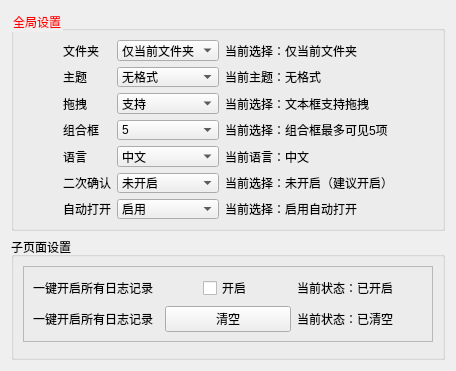
     <widget class="QWidget" name="Preference">
      <attribute name="icon">
       <iconset resource="Resource/ico.qrc">
        <normaloff>:/ico/pictures/icos/DM_20230815124713_017.png</normaloff>:/ico/pictures/icos/DM_20230815124713_017.png</iconset>
      </attribute>
      <attribute name="title">
       <string>设置</string>
      </attribute>
      <layout class="QVBoxLayout" name="verticalLayout_2">
       <item>
        <widget class="QGroupBox" name="groupBox_5">
         <property name="maximumSize">
          <size>
           <width>16777215</width>
           <height>220</height>
          </size>
         </property>
         <property name="styleSheet">
          <string notr="true">QGroupBox{
	color: rgb(255, 0, 0);
}</string>
         </property>
         <property name="title">
          <string>全局设置</string>
         </property>
         <layout class="QGridLayout" name="gridLayout_9">
          <item row="0" column="1">
           <widget class="QLabel" name="label_29">
            <property name="text">
             <string>文件夹</string>
            </property>
           </widget>
          </item>
          <item row="2" column="1">
           <widget class="QLabel" name="label_33">
            <property name="text">
             <string>拖拽</string>
            </property>
           </widget>
          </item>
          <item row="1" column="4">
           <spacer name="horizontalSpacer_3">
            <property name="orientation">
             <enum>Qt::Horizontal</enum>
            </property>
            <property name="sizeHint" stdset="0">
             <size>
              <width>40</width>
              <height>20</height>
             </size>
            </property>
           </spacer>
          </item>
          <item row="4" column="3">
           <widget class="QLabel" name="label_lang">
            <property name="text">
             <string>当前语言：中文</string>
            </property>
           </widget>
          </item>
          <item row="1" column="3">
           <widget class="QLabel" name="label_theme">
            <property name="text">
             <string>当前主题：无格式</string>
            </property>
           </widget>
          </item>
          <item row="4" column="2">
           <widget class="QComboBox" name="set_comBox_lang">
            <item>
             <property name="text">
              <string>中文</string>
             </property>
            </item>
            <item>
             <property name="text">
              <string>English</string>
             </property>
            </item>
           </widget>
          </item>
          <item row="3" column="2">
           <widget class="QComboBox" name="set_comBox_combo_number">
            <property name="currentText">
             <string>5</string>
            </property>
            <property name="currentIndex">
             <number>4</number>
            </property>
            <item>
             <property name="text">
              <string>1</string>
             </property>
            </item>
            <item>
             <property name="text">
              <string>2</string>
             </property>
            </item>
            <item>
             <property name="text">
              <string>3</string>
             </property>
            </item>
            <item>
             <property name="text">
              <string>4</string>
             </property>
            </item>
            <item>
             <property name="text">
              <string>5</string>
             </property>
            </item>
            <item>
             <property name="text">
              <string>6</string>
             </property>
            </item>
            <item>
             <property name="text">
              <string>7</string>
             </property>
            </item>
            <item>
             <property name="text">
              <string>8</string>
             </property>
            </item>
            <item>
             <property name="text">
              <string>9</string>
             </property>
            </item>
            <item>
             <property name="text">
              <string>10</string>
             </property>
            </item>
           </widget>
          </item>
          <item row="2" column="2">
           <widget class="QComboBox" name="set_comBox_pull">
            <item>
             <property name="text">
              <string>支持</string>
             </property>
            </item>
            <item>
             <property name="text">
              <string>不支持</string>
             </property>
            </item>
           </widget>
          </item>
          <item row="5" column="1">
           <widget class="QLabel" name="label_12">
            <property name="text">
             <string>二次确认</string>
            </property>
           </widget>
          </item>
          <item row="0" column="2">
           <widget class="QComboBox" name="set_comBox_cur_folder">
            <item>
             <property name="text">
              <string>仅当前文件夹</string>
             </property>
            </item>
            <item>
             <property name="text">
              <string>包含子文件夹</string>
             </property>
            </item>
           </widget>
          </item>
          <item row="5" column="3">
           <widget class="QLabel" name="label_double_check">
            <property name="text">
             <string>当前选择：未开启（建议开启）</string>
            </property>
           </widget>
          </item>
          <item row="4" column="1">
           <widget class="QLabel" name="label_8">
            <property name="text">
             <string>语言</string>
            </property>
           </widget>
          </item>
          <item row="2" column="3">
           <widget class="QLabel" name="label_pull">
            <property name="text">
             <string>当前选择：文本框支持拖拽</string>
            </property>
           </widget>
          </item>
          <item row="3" column="3">
           <widget class="QLabel" name="label_combo_number">
            <property name="text">
             <string>当前选择：组合框最多可见5项</string>
            </property>
           </widget>
          </item>
          <item row="5" column="2">
           <widget class="QComboBox" name="set_comBox_double_check">
            <item>
             <property name="text">
              <string>未开启</string>
             </property>
            </item>
            <item>
             <property name="text">
              <string>开启</string>
             </property>
            </item>
           </widget>
          </item>
          <item row="1" column="2">
           <widget class="QComboBox" name="set_comBox_theme">
            <item>
             <property name="text">
              <string>无格式</string>
             </property>
            </item>
            <item>
             <property name="text">
              <string>win11</string>
             </property>
            </item>
           </widget>
          </item>
          <item row="3" column="1">
           <widget class="QLabel" name="label_36">
            <property name="text">
             <string>组合框</string>
            </property>
           </widget>
          </item>
          <item row="1" column="1">
           <widget class="QLabel" name="label_31">
            <property name="text">
             <string>主题</string>
            </property>
           </widget>
          </item>
          <item row="0" column="3">
           <widget class="QLabel" name="label_cur_folder">
            <property name="text">
             <string>当前选择：仅当前文件夹</string>
            </property>
           </widget>
          </item>
          <item row="1" column="0">
           <spacer name="horizontalSpacer_10">
            <property name="orientation">
             <enum>Qt::Horizontal</enum>
            </property>
            <property name="sizeHint" stdset="0">
             <size>
              <width>40</width>
              <height>20</height>
             </size>
            </property>
           </spacer>
          </item>
          <item row="6" column="1">
           <widget class="QLabel" name="label_9">
            <property name="text">
             <string>自动打开</string>
            </property>
           </widget>
          </item>
          <item row="6" column="3">
           <widget class="QLabel" name="label_auto_open_file">
            <property name="text">
             <string>当前选择：启用自动打开</string>
            </property>
           </widget>
          </item>
          <item row="6" column="2">
           <widget class="QComboBox" name="set_comBox_auto_open_file">
            <item>
             <property name="text">
              <string>启用</string>
             </property>
            </item>
            <item>
             <property name="text">
              <string>不启用</string>
             </property>
            </item>
           </widget>
          </item>
         </layout>
        </widget>
       </item>
       <item>
        <widget class="QGroupBox" name="groupBox_6">
         <property name="title">
          <string>子页面设置</string>
         </property>
         <layout class="QVBoxLayout" name="verticalLayout_11" stretch="1,3">
          <item>
           <widget class="QFrame" name="frame_20">
            <property name="frameShape">
             <enum>QFrame::StyledPanel</enum>
            </property>
            <property name="frameShadow">
             <enum>QFrame::Raised</enum>
            </property>
            <layout class="QGridLayout" name="gridLayout_13">
             <item row="1" column="2">
              <widget class="QLabel" name="label_14">
               <property name="text">
                <string>当前状态：已清空</string>
               </property>
              </widget>
             </item>
             <item row="0" column="1" alignment="Qt::AlignHCenter">
              <widget class="QCheckBox" name="set_cheBox_log_autosave_open">
               <property name="text">
                <string>开启</string>
               </property>
              </widget>
             </item>
             <item row="0" column="0">
              <widget class="QLabel" name="label_35">
               <property name="text">
                <string>一键开启所有日志记录</string>
               </property>
              </widget>
             </item>
             <item row="0" column="2">
              <widget class="QLabel" name="label_39">
               <property name="text">
                <string>当前状态：已开启</string>
               </property>
              </widget>
             </item>
             <item row="1" column="1">
              <widget class="QPushButton" name="set_btn_all_clear">
               <property name="text">
                <string>清空</string>
               </property>
              </widget>
             </item>
             <item row="1" column="0">
              <widget class="QLabel" name="label_38">
               <property name="text">
                <string>一键开启所有日志记录</string>
               </property>
              </widget>
             </item>
            </layout>
           </widget>
          </item>
          <item>
           <widget class="QFrame" name="frame_21">
            <property name="frameShape">
             <enum>QFrame::StyledPanel</enum>
            </property>
            <property name="frameShadow">
             <enum>QFrame::Raised</enum>
            </property>
            <widget class="QCalendarWidget" name="calendarWidget">
             <property name="geometry">
              <rect>
               <x>230</x>
               <y>20</y>
               <width>351</width>
               <height>301</height>
              </rect>
             </property>
            </widget>
           </widget>
          </item>
         </layout>
        </widget>
       </item>
      </layout>
     </widget>
